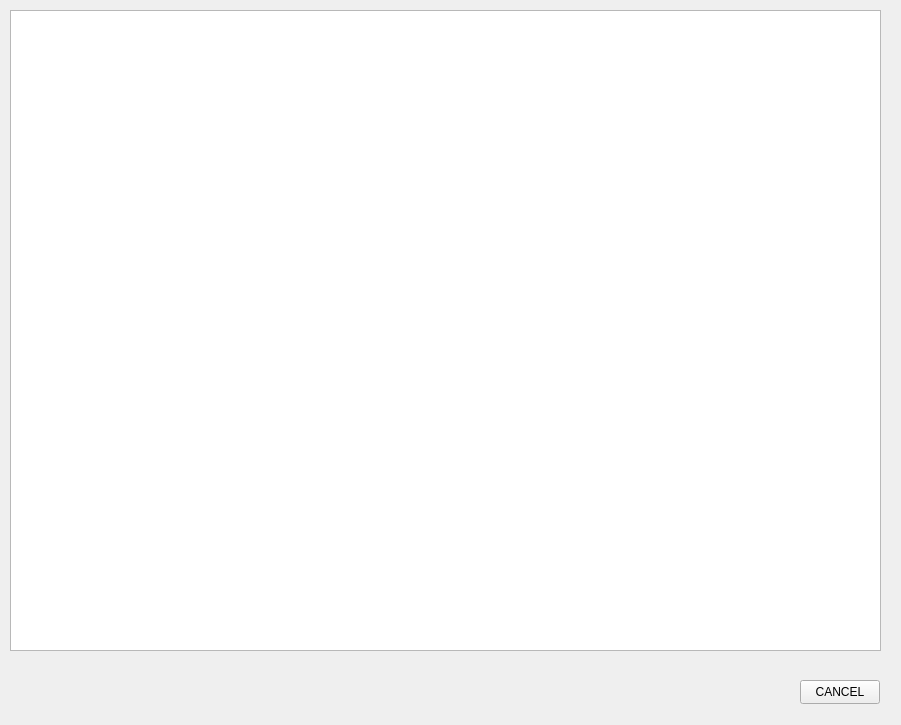
<?xml version="1.0" encoding="UTF-8"?>
<ui version="4.0">
 <class>SelectBooksToShelf</class>
 <widget class="QWidget" name="SelectBooksToShelf">
  <property name="geometry">
   <rect>
    <x>0</x>
    <y>0</y>
    <width>901</width>
    <height>725</height>
   </rect>
  </property>
  <property name="windowTitle">
   <string>Form</string>
  </property>
  <widget class="QListWidget" name="listWidget">
   <property name="geometry">
    <rect>
     <x>10</x>
     <y>10</y>
     <width>871</width>
     <height>641</height>
    </rect>
   </property>
  </widget>
  <widget class="QPushButton" name="cancelButton">
   <property name="geometry">
    <rect>
     <x>800</x>
     <y>680</y>
     <width>80</width>
     <height>24</height>
    </rect>
   </property>
   <property name="text">
    <string>CANCEL</string>
   </property>
  </widget>
 </widget>
 <resources/>
 <connections/>
</ui>
